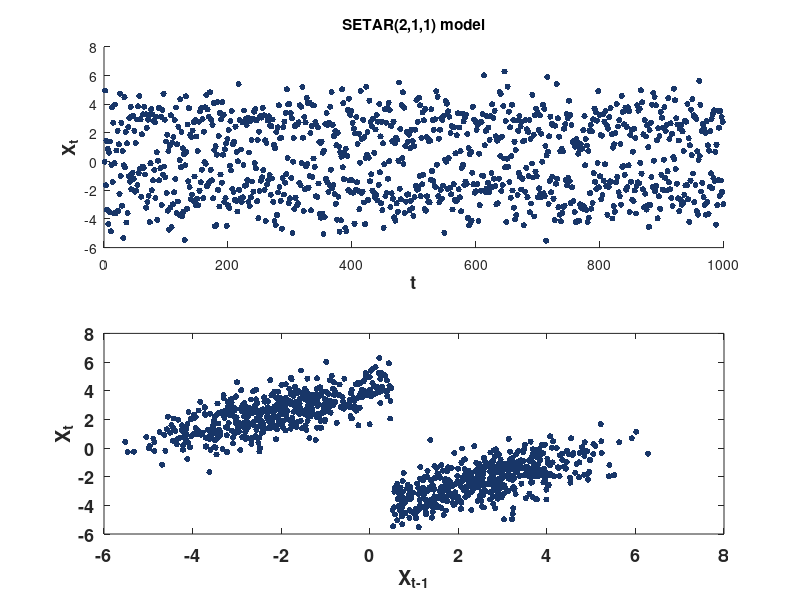
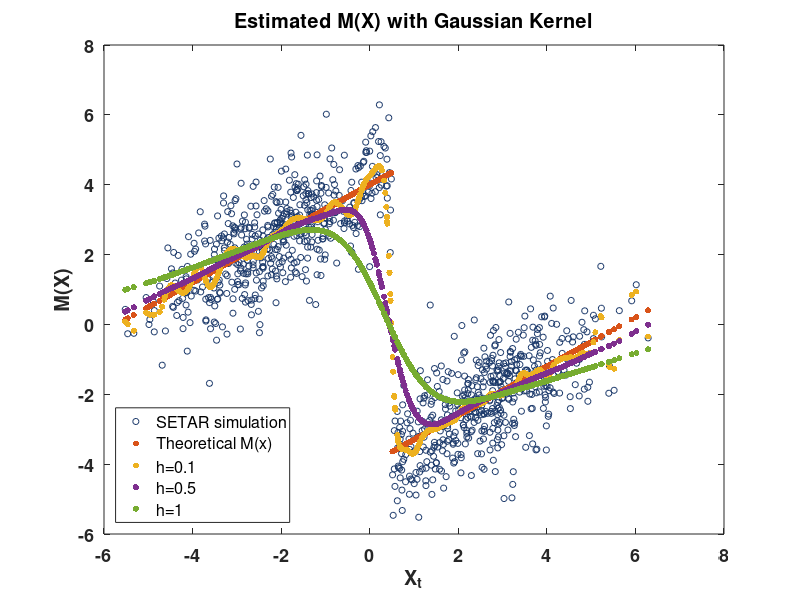
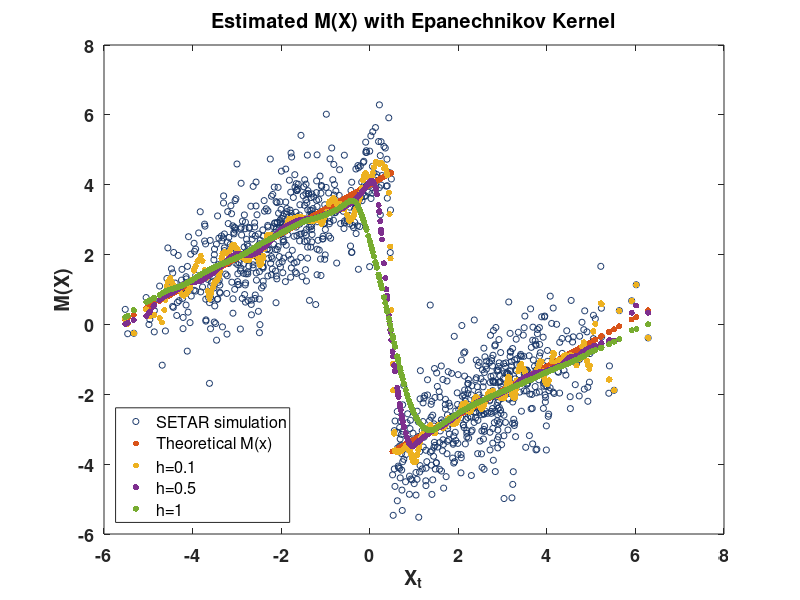

Reproduce these figures in MATLAB, in order. (Note: this script raises an error after producing the figures.)
clc; clear; close all;

% Parameters
T = 1000; % Number of observations
threshold = 0.5; % Threshold for the SETAR model
x_setar = zeros(T, 1); % Initialize the time series
epsilon = randn(T, 1); % Noise term

% SETAR(2,1,1) Model Simulation
for t = 2:T
    if x_setar(t-1) <= threshold
        x_setar(t) = 4 + 0.7 * x_setar(t-1) + epsilon(t);                       % Regime 1
    else
        x_setar(t) = -4 + 0.7 * x_setar(t-1) + epsilon(t);                      % Regime 2
    end
end

% Theoretical Conditional Mean M(x)
M_theoretical = zeros(T-1, 1);
for t = 1:(T-1)
    if x_setar(t) <= threshold
        M_theoretical(t) = 4 + 0.7 * x_setar(t);    % Conditional mean in Regime 1
    else
        M_theoretical(t) = -4 + 0.7 * x_setar(t);   % Conditional mean in Regime 2
    end
end

% Prepare data for Nadaraya-Watson estimation
x_t = x_setar(1:end-1);
y_t_plus_1 = x_setar(2:end);

% Bandwidths to explore
bandwidths = [0.1, 0.5, 1];

% Initialize containers for the estimated M(x) values
M_estimated_gaussian = zeros(T-1, length(bandwidths));
M_estimated_epanechnikov = zeros(T-1, length(bandwidths));

% Gaussian Kernel Function
gaussian_kernel = @(u) exp(-0.5 * u.^2) / sqrt(2 * pi);

% Epanechnikov Kernel Function
epanechnikov_kernel = @(u) 0.75 * (1 - u.^2).* (abs(u) <= 1);

% Nadaraya-Watson Estimation using Gaussian Kernel
for j = 1:length(bandwidths)
    h = bandwidths(j);
    for i = 1:length(x_t)
        u_gaussian = (x_t - x_t(i)) / h;
        weights_gaussian = gaussian_kernel(u_gaussian);
        M_estimated_gaussian(i, j) = sum(weights_gaussian .* y_t_plus_1) / sum(weights_gaussian);
    end
end

% Nadaraya-Watson Estimation using Epanechnikov Kernel
for j = 1:length(bandwidths)
    h = bandwidths(j);
    for i = 1:length(x_t)
        u_epanechnikov = (x_t - x_t(i)) / h;
        weights_epanechnikov = epanechnikov_kernel(u_epanechnikov);
        M_estimated_epanechnikov(i, j) = sum(weights_epanechnikov .* y_t_plus_1) / sum(weights_epanechnikov);
    end
end


% Plotting

% Define the custom color
customRed = [195/255, 31/255, 51/255];
customBlue = [24/255, 54/255, 104/255];

% Font size and weight
fontSize = 13;
fontWeight = 'bold';


% Time vector
time = (1:T-1)';

% 1. Scatter plot of X_t against X_{t-1}
figure
subplot(2,1,1)
scatter(time, x_t, 20, customBlue, 'filled')
xlabel('t', 'FontWeight', fontWeight, 'FontSize', fontSize);
ylabel('X_t', 'FontWeight', fontWeight, 'FontSize', fontSize);
title('SETAR(2,1,1) model');
subplot(2,1,2)
scatter(x_t, y_t_plus_1, 20, customBlue, 'filled');
xlabel('X_{t-1}', 'FontWeight', fontWeight, 'FontSize', fontSize);
ylabel('X_t', 'FontWeight', fontWeight, 'FontSize', fontSize);
set(gca, 'FontWeight', fontWeight, 'FontSize', fontSize); % Set font size and weight for ticks
box on;


% 2. Plot estimated conditional mean with Gaussian kernel
figure
scatter(x_t, y_t_plus_1, 20, customBlue);
hold on;
scatter(x_t, M_theoretical, 20, 'filled');
for j = 1:length(bandwidths)
    scatter(x_t, M_estimated_gaussian(:, j), 20, 'filled');
end
title('Estimated M(X) with Gaussian Kernel');
xlabel('X_t', 'FontWeight',fontWeight,'FontSize',fontSize);
ylabel('M(X)', 'FontWeight',fontWeight,'FontSize',fontSize);
legend(['SETAR simulation', 'Theoretical M(x)', arrayfun(@(h) ['h=', num2str(h)], bandwidths, 'UniformOutput', false)],'Location','southwest');
set(gca, 'FontWeight', fontWeight, 'FontSize', fontSize); % Set font size and weight for ticks
box on;

% 3. Plot estimated conditional mean with Epanechnikov kernel
figure
scatter(x_t, y_t_plus_1, 20, customBlue)
hold on;
scatter(x_t, M_theoretical, 20, 'filled');
for j = 1:length(bandwidths)
    scatter(x_t, M_estimated_epanechnikov(:, j), 20, 'filled');
end
title('Estimated M(X) with Epanechnikov Kernel');
xlabel('X_t', 'FontWeight',fontWeight,'FontSize',fontSize);
ylabel('M(X)', 'FontWeight',fontWeight,'FontSize',fontSize);
legend(['SETAR simulation', 'Theoretical M(x)', arrayfun(@(h) ['h=', num2str(h)], bandwidths, 'UniformOutput', false)],'Location','southwest');
set(gca, 'FontWeight', fontWeight, 'FontSize', fontSize); % Set font size and weight for ticks
box on;

current_file = 'Part2.m';
new_directory = '/home/olivermussmann/Documents/GitHub/02427-AdvancedTimeSeries-CEX1/code_matlab';
copyfile(current_file, new_directory);